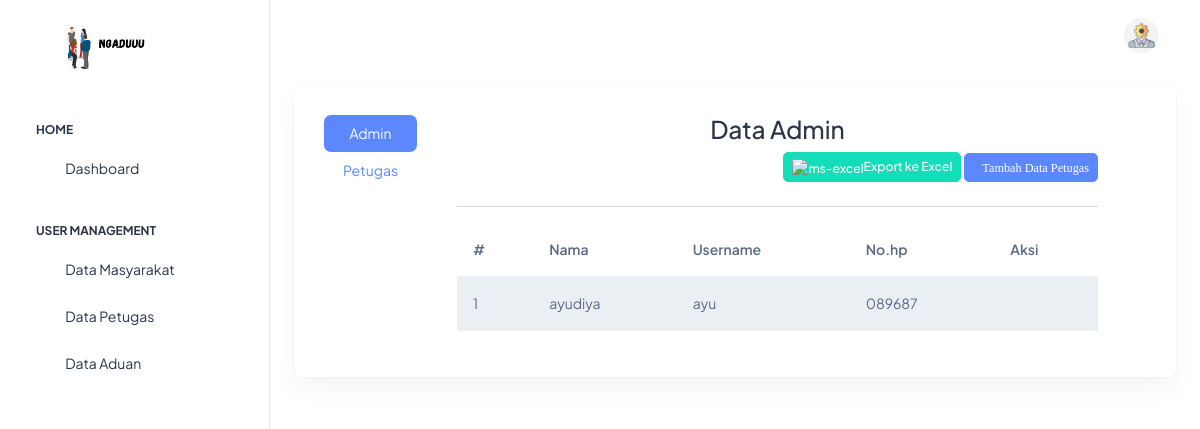
/admin/petugas/index.php (signed in), run on the app's committed database.
### tables this page shows
CREATE TABLE `users` (
  `id_petugas` int(11) NOT NULL,
  `nama_petugas` varchar(35) NOT NULL,
  `username` varchar(25) NOT NULL,
  `password` varchar(100) NOT NULL,
  `telp` varchar(13) NOT NULL,
  `level` enum('admin','petugas','masyarakat') NOT NULL
);

### admin/petugas/functions/crud_petugas.php (called while the page is built, shortened)
<?php
include('../../database/koneksi.php');
function get($query)
{
  global $conn;
  $result = mysqli_query($conn, $query);
  $rows = [];
  while ($row = mysqli_fetch_assoc($result)) {
    $rows[] = $row;
  }
  return $rows;
}

### admin/petugas/index.php (the view, shortened to what this page needs)
<?php
include('../../database/koneksi.php');
include('../../layouts/header.php');
include('./functions/crud_petugas.php');
?>
<div class="page-wrapper" id="main-wrapper" data-layout="vertical" data-navbarbg="skin6" data-sidebartype="full"
    data-sidebar-position="fixed" data-header-position="fixed">
    <?php
    include('../layouts/aside.php');
    ?>
    <div class="body-wrapper">
        <?php
        include('../layouts/nav.php');
        ?>
        <div class="container-fluid">
            <div class="card">
                <div class="card-body">
                    <div class="d-flex align-items-start row col-12">
                        <div class="row">
                            <div class="col-2">
                                <div class="nav flex-column nav-pills me-3" id="v-pills-tab" role="tablist" aria-orientation="vertical">
                                    <button class="nav-link active" id="v-pills-admin-tab" data-bs-toggle="pill" data-bs-target="#v-pills-admin" type="button" role="tab" aria-controls="v-pills-admin" aria-selected="true">Admin</button>
                                    <button class="nav-link" id="v-pills-petugas-tab" data-bs-toggle="pill" data-bs-target="#v-pills-petugas" type="button" role="tab" aria-controls="v-pills-petugas" aria-selected="false">Petugas</button>
                                </div>
                            </div>
                            <div class="col-10">
                                <div class="tab-content" id="v-pills-tabContent">
                                    <div class="tab-pane fade show active" id="v-pills-admin" role="tabpanel" aria-labelledby="v-pills-admin-tab">
                                        <div class="text-center">
                                            <h3>Data Admin</h3>
                                        </div>
                                        <div class="text-end">
                                            <button class="btn btn-success btn-sm mb-2" type="button" onclick="exportTableToExcel('myTable', 'data_pengaduan')"><img width="20" height="20" src="https://img.icons8.com/fluency/48/ms-excel.png" alt="ms-excel"/>Export ke Excel</button>
                                            <button type="button" class="btn btn-primary btn-sm mb-2" data-bs-toggle="modal" data-bs-target="#modalTambah">
                                                <i class="ti ti-plus">Tambah Data Petugas</i>
                                            </button>
                                        </div>
                                        <hr />
                                        <table class="table table-striped table-hover" id="myTable">
                                            <thead>
                                                <tr>
                                                    <th scope="col">#</th>
                                                    <th scope="col">Nama</th>
                                                    <th scope="col">Username</th>
                                                    <th scope="col">No.hp</th>
                                                    <th scope="col">Aksi</th>
                                                </tr>
                                            </thead>
                                            <tbody>
                                                <?php
                                                foreach (get("SELECT * FROM `users` WHERE `level` = 'admin'") as $no => $d) :
                                                ?>
                                                    <tr>
                                                        <td><?php echo $no + 1; ?></td>
                                                        <td><?php echo $d['nama_petugas']; ?></td>
                                                        <td><?php echo $d['username']; ?></td>
                                                        <td><?php echo $d['telp']; ?></td>
                                                        <td>
                                                            <a href="#" data-bs-toggle="modal" data-bs-target="#modalUbah<?php echo $d['id_petugas']; ?>"><i class="ti ti-pencil"></i></a>
                                                            <a href="#" data-bs-toggle="modal" data-bs-target="#modalHapus<?= $d['id_petugas']; ?>"><i class="ti ti-trash"></i></a>
                                                        </td>
                                                    </tr>
                                                <?php
                                                endforeach;
                                                ?>
                                            </tbody>
                                        </table>
                                    </div>
                                </div>
                            </div>
                        </div>
                    </div>
                </div>
            </div>
        </div>
    </div>
</div>
<?php
include('../../layouts/footer.php');
?>

### data on the page
users: nama_petugas "ayudiya", username "ayu", telp "089687"
